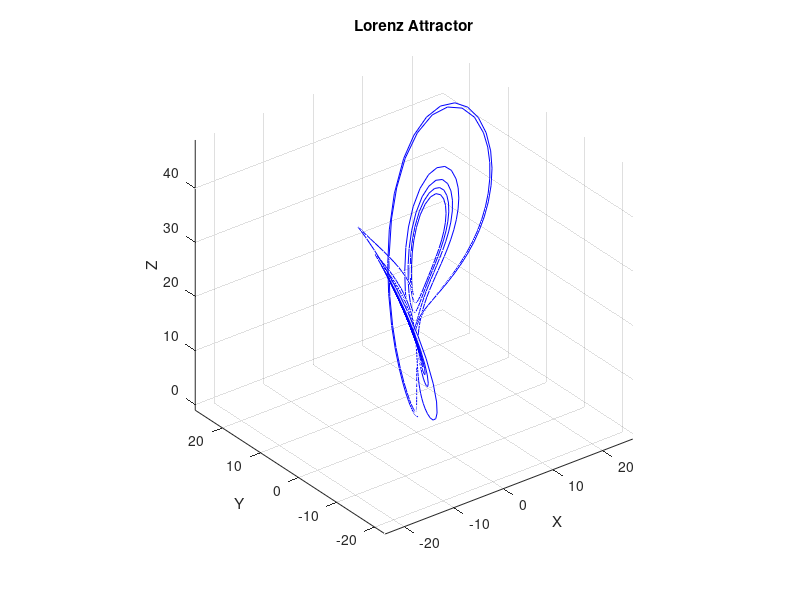

The MATLAB script that drew this image:
function lorenz_ode
    % Parameters
    sigma = 10;
    rho = 28;
    beta = 8/3;
    
    % Initial conditions
    initial_conditions = [1; 1; 1]; % [x0, y0, z0]
    
    % Time span for the simulation
    tspan = [0 25]; % From t=0 to t=25
    
    % Solve the ODE
    [t, Y] = ode45(@(t, Y) rhs(t, Y, sigma, rho, beta)...
        , tspan, initial_conditions);
    
    % Plotting the results
    figure;
    plot3(Y(:, 1), Y(:, 2), Y(:, 3), 'b-', LineWidth=2.0);
    title('Lorenz Attractor');
    xlabel('X');
    ylabel('Y');
    zlabel('Z');
    grid on;
    axis equal;
end

function dYdt = rhs(t, Y, sigma, rho, beta)
    % Unpack the state variables
    x = Y(1);
    y = Y(2);
    z = Y(3);
    
    % Lorenz equations
    dxdt = sigma * (y - x);
    dydt = x * (rho - z) - y;
    dzdt = x * y - beta * z;
    
    % Pack the derivatives into a column vector
    dYdt = [dxdt; dydt; dzdt];
end
